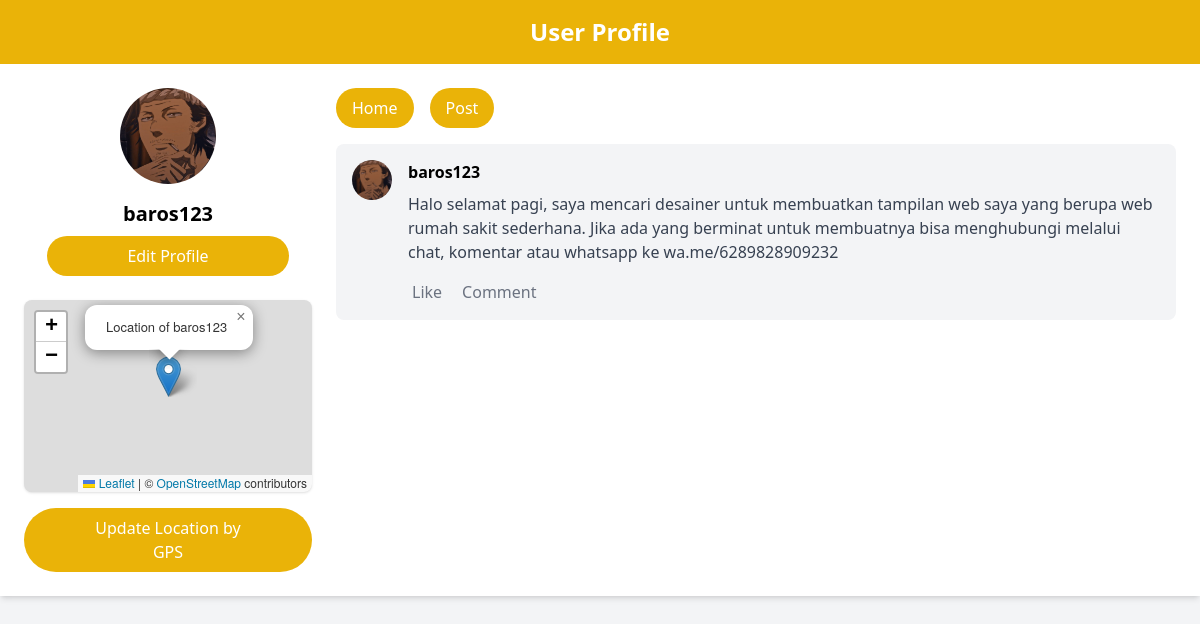
Page /profile.php (signed in) on the committed database.
### tables this page shows
CREATE TABLE `users` (
  `id` int(11) NOT NULL,
  `username` varchar(50) NOT NULL,
  `email` varchar(100) NOT NULL,
  `password` varchar(255) NOT NULL,
  `profile_picture` varchar(255) DEFAULT NULL,
  `latitude` double DEFAULT NULL,
  `longitude` double DEFAULT NULL
);

CREATE TABLE `posts` (
  `id` int(11) NOT NULL,
  `user_id` int(11) NOT NULL,
  `content` text NOT NULL,
  `image` varchar(255) DEFAULT NULL,
  `created_at` timestamp NOT NULL DEFAULT CURRENT_TIMESTAMP
);

### public/profile.php (the view, shortened to what this page needs)
<?php
$db = new Database();
$conn = $db->conn;
class Profile {
    private $conn;
    public function __construct($db) {
        $this->conn = $db;
    }
    public function getUserProfile($user_id) {
        $sql = "SELECT username, profile_picture, latitude, longitude FROM users WHERE id = ?";
        $stmt = $this->conn->prepare($sql);
        $stmt->bind_param("i", $user_id);
        $stmt->execute();
        return $stmt->get_result()->fetch_assoc();
    }
    public function getPosts($user_id) {
        $sql = "SELECT posts.id, posts.content, posts.image, posts.created_at, users.username, users.profile_picture
                FROM posts
                INNER JOIN users ON posts.user_id = users.id
                WHERE posts.user_id = ?
                ORDER BY posts.created_at DESC";
        $stmt = $this->conn->prepare($sql);
        $stmt->bind_param("i", $user_id);
        if ($stmt->execute()) {
            return $stmt->get_result()->fetch_all(MYSQLI_ASSOC);
        } else {
            return [];
        }
    }
}
$user_id = $_SESSION['user_id'] ?? null;
$profile = new Profile($conn);
$userData = $user_id ? $profile->getUserProfile($user_id) : null;
$posts = $user_id ? $profile->getPosts($user_id) : [];
?>
<!DOCTYPE html>
<html lang="en">
<head>
    <script src="https://cdn.tailwindcss.com"></script>
    <link rel="stylesheet" href="https://unpkg.com/leaflet@1.7.1/dist/leaflet.css" />
</head>
<body class="bg-gray-100">
    <header class="bg-yellow-500 p-4 text-white text-center text-2xl font-bold">
        User Profile
    </header>
    <div class="mx-auto bg-white shadow-md">
        <div class="flex p-6">
            <div class="w-1/4 text-center">
                <?php
                    $profilePic = !empty($userData['profile_picture']) ? $userData['profile_picture'] : null;
                    $username = $userData['username'] ?? 'Guest';
                ?>
                <?php if ($profilePic): ?>
                    <img alt="Profile image" class="w-24 h-24 rounded-full object-cover mx-auto" src="<?= htmlspecialchars($profilePic) ?>" />
                <?php endif; ?>
                <h2 class="mt-4 text-xl font-semibold"><?= htmlspecialchars($username) ?></h2>
                <a href="editprofile.php"><button class="mt-2 px-20 py-2 bg-yellow-500 text-white rounded-full">Edit Profile</button></a>
                <div id="map" class="w-full h-48 mt-6 rounded-lg shadow"></div>
                    <button id="update-location" class="mt-4 px-16 py-2 bg-yellow-500 text-white rounded-full">
    Update Location by GPS
</button>
            </div>
            <div class="w-3/4 pl-6">
                <div class="flex space-x-4 mb-4">
                    <a href="dashboard.php"><button class="px-4 py-2 bg-yellow-500 text-white rounded-full">Home</button></a>
                    <button class="px-4 py-2 bg-yellow-500 text-white rounded-full">Post</button>
                </div>
                <?php if (!empty($posts)): ?>
                    <?php foreach ($posts as $post): ?>
                        <div class="bg-gray-100 p-4 rounded-lg mb-4">
                            <div class="flex items-start">
                                <?php
                                    $postProfilePic = !empty($post['profile_picture']) ? $post['profile_picture'] : null;
                                ?>
                                <?php if ($postProfilePic): ?>
                                    <img alt="User profile" class="w-10 h-10 rounded-full object-cover mr-4" src="<?= htmlspecialchars($postProfilePic) ?>" />
                                <?php endif; ?>
                                <div class="flex-1">
                                    <h3 class="font-semibold"><?= htmlspecialchars($post['username']) ?></h3>
                                    <p class="text-gray-700 mt-2"><?= nl2br(htmlspecialchars($post['content'])) ?></p>
                                    <div class="flex items-center mt-4 text-gray-500">
                                        <button class="flex items-center mr-4"><i class="far fa-heart mr-1"></i> Like</button>
                                        <button class="flex items-center mr-4"><i class="far fa-comment mr-1"></i> Comment</button>
                                    </div>
                                </div>
                            </div>
                        </div>
                    <?php endforeach; ?>
                <?php else: ?>
                    <p class="text-center text-gray-600">No posts available.</p>
                <?php endif; ?>
            </div>
        </div>
    </div>
</body>
</html>

### rows in the picture
users: profile_picture (picture), username "baros123"
posts: user.profile_picture (picture), user.username "baros123", content "Halo selamat pagi, saya mencari desainer untuk membuatkan tampilan web saya yang berupa web rumah sakit sederhana. Jika ada yang berminat untuk membuatnya bisa menghubungi melalui chat, komentar atau whatsapp ke wa.me/6289828909232"
